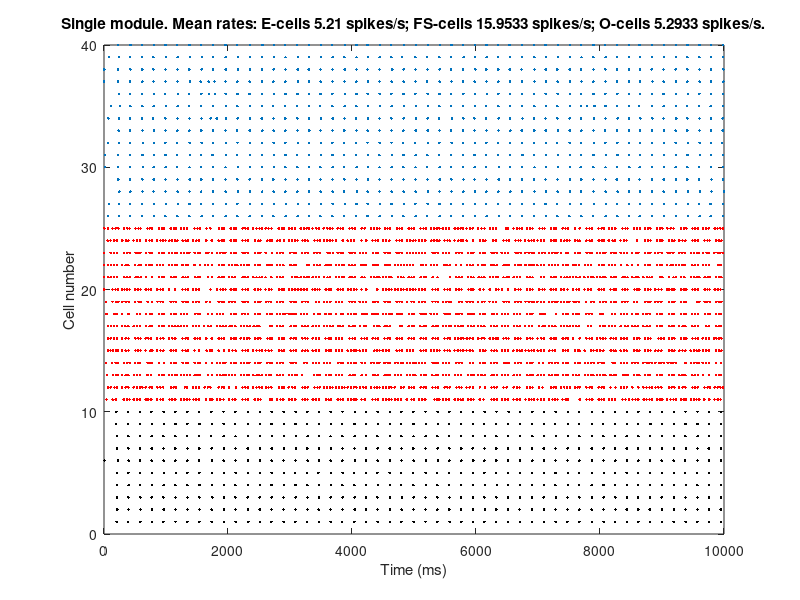

Write the MATLAB code that produced this figure. (Note: this script raises an error after producing the figure.)
%%% single module from Tort et al (2007) paper in Izhikevich form
%%% To add: a phenomenological model of interneuron targets on pyramidal
%%% cell dendrites - Tort et al put all OL-M input into distal dendrites
%%% and all FS input into soma. (Suggests an FS == division model...)
%%% However, module seems to work fine without it....

% Mark Humphries 30/5/2008

rand('state',1);    
randn('state',1);   

%% MODULE PARAMETERS %%%%%%%%%%%%%%%%%%%%%%%%%%%%%%%%%%%%%%%%%%%%%%%
Ne = 10;   Nfs = 15;  No = 15; N = Ne + Nfs + No;

D=0;                  % maximal conduction delay in ms
ixE = 1:Ne;
ixFS = Ne+1:Ne+Nfs;
ixO = Ne+Nfs+1:N;

%% NEURON MODELS %%%%%%%%%%%%%%%%%%%%%%%%%%%%%%%%%%%%%%%%%%%%%%%%%%%
%%% Pyramidal cell (E)
EC=100; Evr=-60; Evt=-40; Ek=0.7; % parameters used for E
Ea=0.03; Eb=-2; Ec=-50; Ed=100; % neocortical pyramidal neurons
Evpeak=35; % spike cutoff
% Eapp = 300; % injection current in pA to get ~ 50 Hz
Eapp = 100; % injection current in pA to get ~ 50 Hz

%%% FS interneuron (FS)
FSC=20; FSvr=-55; FSvt=-40; FSk=1; 
FSa=0.2; FSb=0.025; FSc=-45; FSvb=-55; 
FSd = 0;
% note that b and d do not appear as normal in the FS inter-neuron model  
FSvpeak=25; % spike cutoff
% FSapp = 90; % injection current in pA to get ~ 25 Hz
FSapp = 85; % injection current in pA to get ~ 25 Hz

%%% OL-M interneuron (O)
OC = 120; Ovr = -70; Ovt = -55; Ok = 1.2; Oc = -75; Ovpeak = 40; 
Ob1 = -2; Oa1 = 0.2; Od1 = 100; % Ia 
Ob2 = 5; Oa2 = 0.005;  Od2 = -35; % Ih
OEh = -50;   % de-activation potential of Ih
% Oapp = 0; % to get ~ 3.5 Hz ???? Tort et al's parameter values suggest
% ~1300 here - too big surely!
Oapp = 20; % to get ~ 3.5 Hz ???? Tort et al's parameter values suggest ~1300 here - too big surely!

%% SYNAPSE MODELS %%%%%%%%%%%%%%%%%%%%%%%%%%%%%%%%%%%%%%%%%%%%%%%%%%%
% Tort model has only AMPA and GABAa....
% we use single-exponential model here, as rise times are so short
tau_E = 5.3; %ms
tau_FS = 9.1; %ms
tau_O = 25; % 20 ms in paper - make slightly longer here

% maximum conductances in nS - Tort et al (2007) give their values in SI Table 2
GE_O = 3; % 0.3 mS/cm^2 
GE_FS = 1; % 0.1 mS/cm^2
GO_E = 10;  % 10 mS ~ 7634 mS/cm^2 ???????? Assume they meant 10 nS
GO_FS = 2; % 0.1 mS/cm^2
GFS_FS = 2; % 0.2 mS/cm^2 
GFS_E = 5; % 5 mS ~ 3817 mS/cm^2 ???????? Assume they meant 5 nS
GFS_O = 7; % 0.8 mS/cm^2

% reversal potentials
E_EX = 0;       % glutamate reversal potential
E_FSX = -80;    % GABA reversal potential
E_OX = -80;

%% MAKE NETWORK %%%%%%%%%%%%%%%%%%%%%%%%%%%%%%%%%%%%%%%%%%%%%%%%%%%%%

% tgt matrix, all to all connectivity within module....
tgts = zeros(N);
tgts(ixE,:) = [zeros(Ne) repmat(ixFS,Ne,1) repmat(ixO,Ne,1)];
tgts(ixFS,:) = [repmat(ixE,Nfs,1) repmat(ixFS,Nfs,1) repmat(ixO,Nfs,1)];
tgts(ixO,:) = [repmat(ixE,No,1) repmat(ixFS,No,1) zeros(No)];

% make weight matrix out of this....
% note: have removed re-scaling by tau (i.e (Ne * tau_E))..
wON = zeros(N);
wON(ixE,ixFS) = GE_FS / Ne;      % E cells project to all FS and O neurons
wON(ixE,ixO) = GE_O / Ne;

wON(ixFS,ixE) = GFS_E / Nfs;   % FS interneurons project to everything (including themselves)
wON(ixFS,ixFS) = GFS_FS / Nfs;
wON(ixFS,ixO) = GFS_O / Nfs;   
                                                                                
wON(ixO,ixE) = GO_E / No;       % OL-M targets all E cells and FS cells                 
wON(ixO,ixFS) = GO_FS / No;

% to test individual firing...
wOFF = zeros(N); 

%% SIMULATION PARAMETERS %%%%%%%%%%%%%%%%%%%%%%%%%%%%%%%%%%%%%%%%%%%%
t = 10000;         % length of simulation (ms)
tON = 0;        	% time at which the weights are turned on (ms)  
dt = 0.1;        	% time-step (ms) - try conservative value i.e. dt = 0.1 ms
nsteps = max(t) ./ dt;

%%%%% fluctuating background conductance input model (not implemented in
%%%%% code yet)
% tauI = 1;       % ms
% mI = 50;
% sI = 50;
% muI = mI / tauI;      % pA
% sdI = sqrt(2*sI^2/tauI);      % pA

%%%%% shot noise, as used by Tort et al (std dev is 20% of applied current) 
nstdE = Eapp * 0.2;   % std dev of noise in pA
nstdFS = FSapp * 0.2;
nstdO = 50;     % note that our OL-M model fires at ~3Hz spontaneously anyway, so we don't have to apply
                % a negative current to force it down to this value as Tort et al do - so
                % shot noise std dev is arbitrary

noise = [randn(nsteps,Ne)*nstdE, randn(nsteps,Nfs)*nstdFS, randn(nsteps,No)*nstdO];     
% NOTE: if network gets large then above will take a lot of memory, so move to
% within the simulation FOR.. loop below

% start with v's at random voltages
v = [Evr*ones(Ne,1); FSvr*ones(Nfs,1); Ovr*ones(No,1)] + randn(N,1)*20;
u = [rand(Ne,1)*Ed; rand(Nfs,1)*FSd; rand(No,1)*Od1];  % all u(1) at random values in [0 d1]                   
uh = [zeros(Ne+Nfs,1); rand(No,1)*Od2*2]; % second u for OL-M cells in [0 Od2*2]
firings=[-1 0];                         % spike timings [time, cell number]

Iback=zeros(N,1);
permcells = randperm(N);
injcells = permcells(1:10);
I=zeros(N,1);   

s_EX = zeros(N,1);
s_FSX = zeros(N,1);
s_OX = zeros(N,1);


expsynE_X = exp(-dt/tau_E);
expsynFS_X = exp(-dt/tau_FS);
expsynO_X = exp(-dt/tau_O); 

LFP = zeros(nsteps,1);

%% RUN SIMULATION %%%%%%%%%%%%%%%%%%%%%%%%%%%%%%%%%%%%%%%%%%%%%%%%%%%%%%%%%%
tic
for i=1:nsteps                        
    time = i * dt;
    
    % switch on/off synaptic weights
    if time < tON
        w = wOFF;
    else
        w = wON;
    end
    
    %% update currents    
    I(ixE) = Eapp + noise(i,ixE);
    I(ixFS) = FSapp + noise(i,ixFS);
    I(ixO) = Oapp + noise(i,ixO);
    
    %Iback = Iback - dt .* Iback ./ tauI + muI * dt + sdI .* randn(N,1) .* sqrt(dt);
    %I = I + Iback;
    
    %%% check what cells fired
    Efired = find(v(ixE)>=Evpeak);                % indices of fired neurons
    FSfired = find(v(ixFS)>=FSvpeak);  
    Ofired = find(v(ixO)>=Ovpeak); 
    
    % reset all fired cells	
    v(ixE(Efired))= Ec;  
    v(ixFS(FSfired))= FSc; 
    v(ixO(Ofired))= Oc;
    
    u(ixE(Efired))=u(ixE(Efired))+Ed;
    u(ixFS(FSfired))=u(ixFS(FSfired))+FSd;      
    u(ixO(Ofired))=u(ixO(Ofired))+Od1;
    uh(ixO(Ofired))=uh(ixO(Ofired))+Od2;
    
    %% record firing times in milliseconds
    firings=[firings;round(i*ones(length(Efired)+length(FSfired)+length(Ofired),1)*dt),[ixE(Efired)'; ixFS(FSfired)'; ixO(Ofired)']];    
   
    %%%% no delays: instantaneous transmission
    %% update synapses 
    s_EX = s_EX * expsynE_X;
    s_FSX = s_FSX * expsynFS_X;
    s_OX = s_OX * expsynO_X;
    
    for k = 1:length(Efired)
        s_EX = s_EX + w(ixE(Efired(k)),:)';  
    end
    for k = 1:length(FSfired)
        s_FSX = s_FSX + w(ixFS(FSfired(k)),:)';  
    end
    for k = 1:length(Ofired)
        s_OX = s_OX + w(ixO(Ofired(k)),:)';  
    end
    
    %%% update membrane potential
    % synaptic input is lumped
    IsynE = (s_EX(ixE) .* (E_EX - v(ixE)) + (s_OX(ixE) .* (E_OX - v(ixE)))) + (s_FSX(ixE) .* (E_FSX - v(ixE)));
    v(ixE)=v(ixE)+dt.*(Ek.*(v(ixE)-Evr).*(v(ixE)-Evt)-u(ixE)+I(ixE)+ IsynE)./EC;
    
    % synaptic input is lumped: s_pyr(E_pyr - v) + s_fs(E_fs - v) + s_o(E_o - v)
    IsynFS = s_EX(ixFS) .* (E_EX - v(ixFS)) + (s_FSX(ixFS) .* (E_FSX - v(ixFS))) + (s_OX(ixFS) .* (E_OX - v(ixFS)));
    v(ixFS)=v(ixFS)+dt.*(FSk.*(v(ixFS)-FSvr).*(v(ixFS)-FSvt)-u(ixFS)+I(ixFS)+ IsynFS)./FSC;
    
    % synaptic input is lumped: s_pyr(E_pyr - v) + s_fs(E_fs - v) + s_o(E_o - v)
    IsynO = s_EX(ixO) .* (E_EX - v(ixO)) + (s_FSX(ixO) .* (E_FSX - v(ixO))) + (s_OX(ixO) .* (E_OX - v(ixO)));
    v(ixO)=v(ixO)+dt.*(Ok.*(v(ixO)-Ovr).*(v(ixO)-Ovt)-(u(ixO)+uh(ixO))+I(ixO)+ IsynO)./OC;
    
    % compute simple LFP	
    LFP(i) = sum(IsynE) + sum(IsynFS) + sum(IsynO);
    LFPint(i) = sum(IsynFS) + sum(IsynO);
    
    %% update slow currents
    % pyramidal neurons
    u(ixE)=u(ixE)+dt* Ea.*(Eb.*(v(ixE)-Evr)-u(ixE));                
   
    % FS inter-neurons
    ix1 = v(ixFS) < FSvb;
    ix2 = v(ixFS) >= FSvb;
    u(ixFS(ix1))=u(ixFS(ix1))+dt*FSa*-u(ixFS(ix1));
    u(ixFS(ix2))=u(ixFS(ix2))+dt*FSa*(FSb*(v(ixFS(ix2))-FSvb).^3-u(ixFS(ix2)));
      
    % OL-M inter-neurons
    u(ixO) = u(ixO) + dt*Oa1*(Ob1*(v(ixO)-Ovr)-u(ixO));        
    % threshold Ih (deactivate when depolarised)
    % this form goes to zero after threshold, and makes contribution to change go to zero as v -> Eh
    uh(ixO) = (v(ixO)<=OEh).* (uh(ixO) + dt*Oa2*(Ob2*(v(ixO)-OEh)-uh(ixO)));
end
toc
nspikes = size(firings(:,1));

% mean rates and split each cell into data structure
meanE = 0; meanFS = 0; meanO = 0;
fixE = []; fixFS = []; fixO = [];
Edata = struct([]); FSdata = struct([]); Odata = struct([]);
for i = 1:Ne
    meanE = meanE + sum(firings(:,2) == ixE(i)) / (Ne * t/1000);
    fixE = [fixE; find(firings(:,2) == ixE(i))];
    Edata(i).times = [firings(firings(:,2) == ixE(i),1)/1000];	% gives spike times in seconds
end
for i = 1:Nfs
    meanFS = meanFS + sum(firings(:,2) == ixFS(i)) / (Nfs * t/1000);
    fixFS = [fixFS; find(firings(:,2) == ixFS(i))];
    FSdata(i).times = [firings(firings(:,2) == ixFS(i),1)/1000];
end
for i = 1:No
    meanO = meanO + sum(firings(:,2) == ixO(i)) / (No * t/1000);
    fixO = [fixO; find(firings(:,2) == ixO(i))];
    Odata(i).times = [firings(firings(:,2) == ixO(i),1)/1000];
end

% show spike raster
figure(1)
clf
plot(firings(fixE,1),firings(fixE,2),'k.');
hold on
plot(firings(fixFS,1),firings(fixFS,2),'r.');
plot(firings(fixO,1),firings(fixO,2),'.');
axis([0 t 0 N]); drawnow;
xlabel('Time (ms)');
ylabel('Cell number');
title(['Single module. Mean rates: E-cells ' num2str(meanE) ' spikes/s; FS-cells ' num2str(meanFS) ' spikes/s; O-cells ' num2str(meanO) ' spikes/s.']);

%% show periodograms of spike trains - uncomment to use
%% NEED CHRONUX TOOLBOX FOR THIS
%% download from: http://chronux.org/chronux/
params.tapers = [3 5];      % default values
params.pad = -1;            % no padding
params.Fs = 1000 / dt;      % sampling frequency
params.fpass = [0 100];     % range of frequencies to analyse
params.err = 0;             % no error bars
params.trialave = 1;        % average over multiple spike trains                                          
fscorr = 0;                 % no finite size correction

% do tapered-window spectrum analysis
[ES,Ef,ER]=mtspectrumpt(Edata,params,fscorr);
[FSS,FSf,FSR]=mtspectrumpt(FSdata,params,fscorr);
[OS,Of,OR]=mtspectrumpt(Odata,params,fscorr);

figure(2), clf
subplot(311),plot(Ef,ES,'LineWidth',2)
ylabel('Power'); title('Spectrum of E-cell');
subplot(312),plot(FSf,FSS,'LineWidth',2)
ylabel('Power'); title('Mean spectrum of FS-cells');
subplot(313),plot(Of,OS,'LineWidth',2)
xlabel('Frequency (Hz)'); ylabel('Power'); title('Mean spectrum of O-cells');

% do spectrum of "LFP"
[LFP_S,LFP_f]=mtspectrumc(LFP(1/dt*tON+1:1/dt*t)-mean(LFP),params);
[LFP_Si,LFP_fi]=mtspectrumc(LFPint(1/dt*tON+1:1/dt*t)'-mean(LFPint),params);
figure(3), clf
plot(LFP_f,LFP_S,'LineWidth',2)
hold on
plot(LFP_fi,LFP_Si,'r','LineWidth',2)
xlabel('Frequency (Hz)')
ylabel('Power')


% Plot LFP
figure(4), clf
plot(LFP)
hold on
plot(LFPint,'r')
